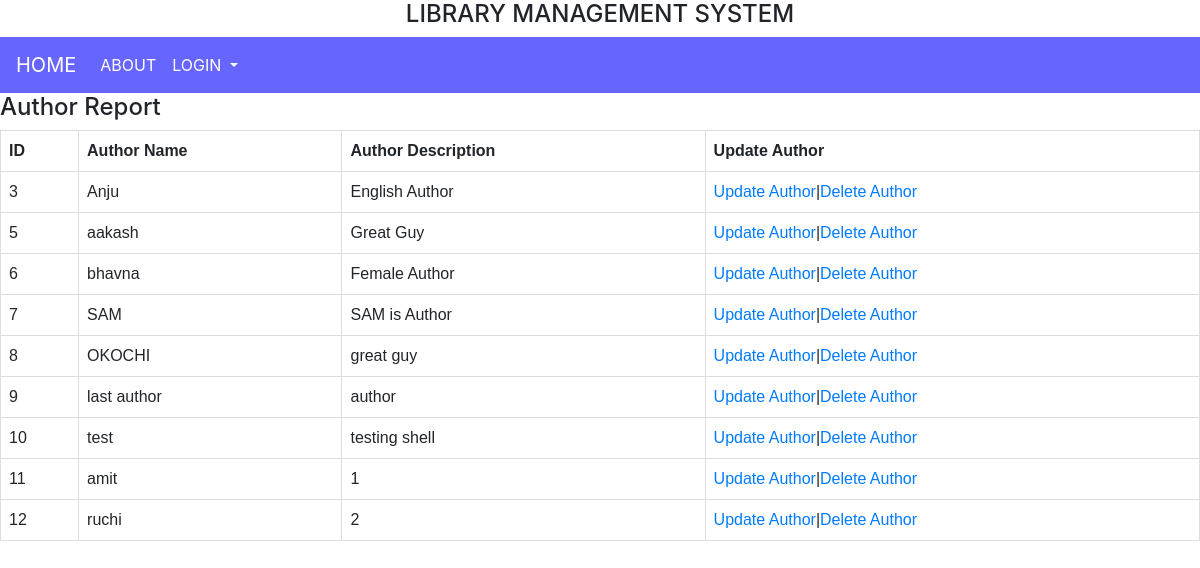
The app's page /basic/list/ with its own data.
### appERP/models.py (models this page shows, shortened)
class Author(models.Model):
    author_name=models.CharField(max_length=200)
    author_description=models.CharField(max_length=200)

### appERP/views.py (the view)
# urls.py: path('list/',views.AuthorListView.as_view(),name='list'),
class AuthorListView(ListView):
    model = Author
    context_object_name = 'auth_list'
    template_name = 'author_list.html'

### templates/author_list.html (shortened to what this page needs)
<!DOCTYPE html>
{% extends 'admin_basic_page.html' %}
{% block body_block %}
<head>
</head>
<body>
<h4>Author Report</h4>
<table>
  <tr>
      <th> ID </th>
    <th> Author Name </th>
    <th> Author Description </th>
      <th> Update Author </th>
  </tr>
   {% for i in auth_list %}
    <tr>
    <td>{{ i.id }}</td>
    <td>{{ i.author_name }}</td>
    <td>{{ i.author_description }}</td>
        <td> <a href="{% url 'appERP:update' pk=i.pk %}">Update Author</a>|<a href="{% url 'appERP:delete' pk=i.pk %}">Delete Author</a></td>
  </tr>
    {% endfor %}
</table>
</body>
{% endblock %}

### templates/author_list.html (style rules this page uses)
table { font-family: arial, sans-serif; border-collapse: collapse; width: 100%; }
td, th { border: 1px solid #dddddd; text-align: left; padding: 8px; }

### records on screen
Author: id "3", author_name "Anju", author_description "English Author"
Author: id "5", author_name "aakash", author_description "Great Guy"
Author: id "6", author_name "bhavna", author_description "Female Author"
Author: id "7", author_name "SAM", author_description "SAM is Author"
Author: id "8", author_name "OKOCHI", author_description "great guy"
Author: id "9", author_name "last author", author_description "author"
Author: id "10", author_name "test", author_description "testing shell"
Author: id "11", author_name "amit", author_description "1"
Author: id "12", author_name "ruchi", author_description "2"
